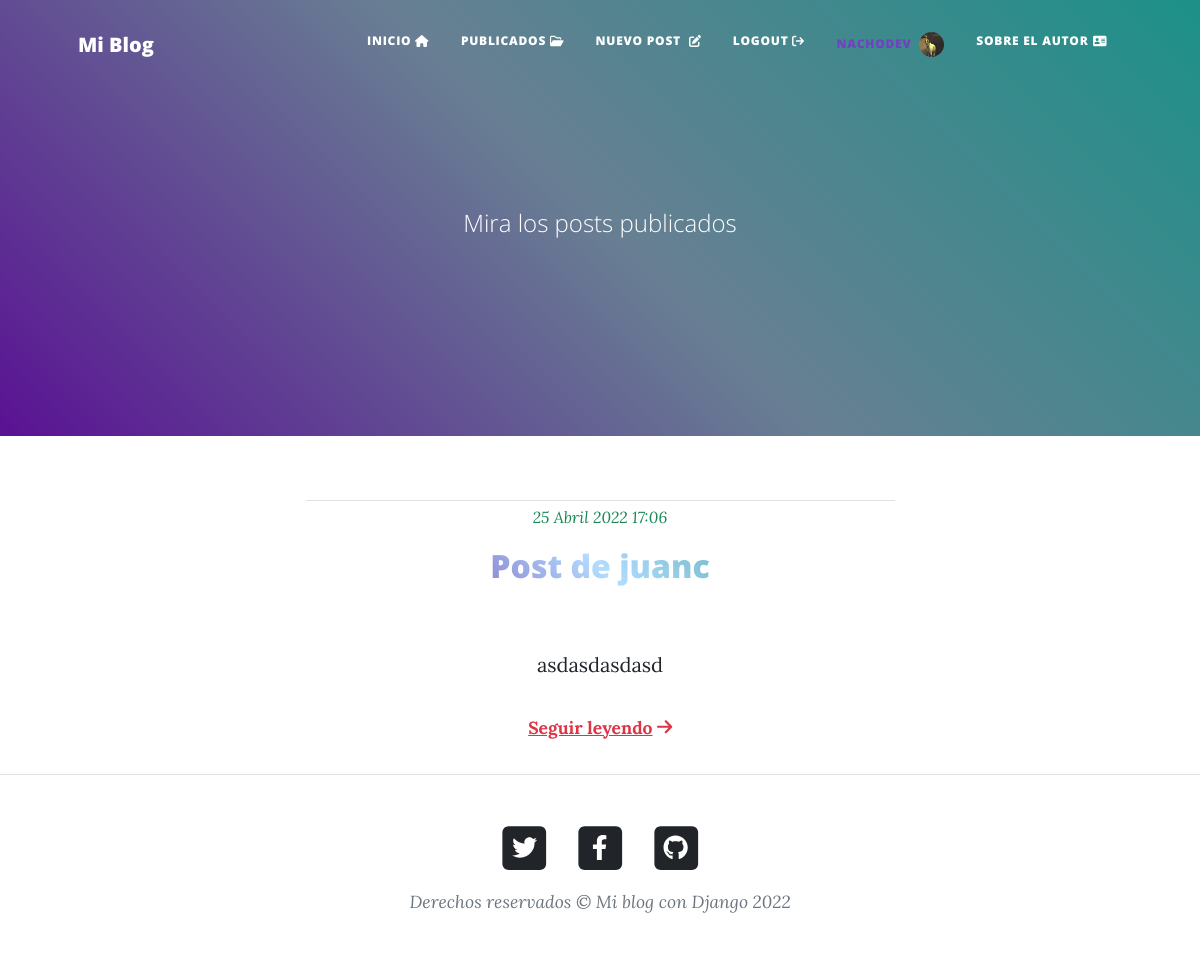
Page /posts/publicados/ (signed in) on the committed database.
### appblog/models.py (models this page shows, shortened)
class Posteos_nuevos(models.Model):
    id = models.AutoField(primary_key=True)
    titulo = models.CharField(max_length=60)
    img = models.ImageField(null=True)
    post = RichTextField(blank=True, null=True)
    fecha = models.DateTimeField(auto_now_add=True)
    autor = models.ForeignKey(User, on_delete=models.CASCADE, default=1)

### appblog/views.py (the view)
# urls.py: path('posts/publicados/', Publicados, name='publicados'),
def Publicados(request):
    if request.user.is_authenticated:
        avatar = Avatar.objects.filter(usuario = request.user)
        if len(avatar) > 0:
            imagen = avatar[0].img.url
        else:
            imagen = ''
    else:
        imagen = ''
    posts = Posteos_nuevos.objects.all().order_by('-fecha')
    if request.method == 'GET':
        buscar = request.GET.get('buscar')
        if buscar:
            posts = Posteos_nuevos.objects.filter(titulo__icontains=buscar)
    return render(request, 'appblog/publicados.html', {'posts': posts, 'imagen': imagen})

### appblog/templates/appblog/publicados.html (shortened to what this page needs)
{% extends 'appblog/base.html' %}
{% block masthead %}
<header class="masthead " style="background: rgb(149,0,255);
background: linear-gradient(45deg, rgba(149,0,255,1) 0%, rgba(178,220,255,1) 50%, rgba(26,255,233,1) 100%);">
  <div class="container position-relative px-4 px-lg-5">
      <div class="row gx-4 gx-lg-5 justify-content-center">
          <div class="col-md-10 col-lg-8 col-xl-7">
              <div class="site-heading">
                {% if posts %}
                  <h1 class="text-white">{{Posteos_nuevos.count}}</h1>   <span class="subheading">Mira los posts publicados</span>
                  {% else %}
                <span class="subheading">No hay posteos aún...</span>
                {% endif %}
              </div>
            </div>
      </div>
  </div>
</header>
{% endblock masthead %}
{% block contenido_inicio %}
{% for post in posts %}
<div class="text-center border-top mt-3">
  <span class="fs-6 text-success fst-italic">{{post.fecha}}</span>
  <h2 style="word-break: break-word   background: rgb(149,0,255);
  background: linear-gradient(45deg, rgb(91,22,148) 0%, rgba(178,220,255,1) 50%, rgb(38,144,139) 100%);
  background-size: 100%;
  background-repeat: repeat;
  -webkit-background-clip: text;
  -webkit-text-fill-color: transparent;
  -moz-background-clip: text;
  -moz-text-fill-color: transparent;" class="mt-3">{{post.titulo|safe}}</h2>
  <p style="word-break: break-word; overflow: hidden;  " class="text-start">{{ post.post|safe|slice:"800" }}</p>
  <p class="text-center">
    <small>
      <a class="text-danger" style="font-weight:bold " href="{{post.id}}/">Seguir leyendo<i class="fa-solid fa-arrow-right ms-1"></i
        ></a>
    </small>
  </p>
</div>
{% endfor %}
{% endblock %}

### appblog/templates/appblog/components/navbar.html (shortened to what this page needs)
<nav class="navbar navbar-expand-lg navbar-light" id="mainNav">
  <div class="container px-4 px-lg-5">
    <a class="navbar-brand" href="{% url 'inicio'%}">Mi Blog</a>
    <div class="collapse navbar-collapse" id="navbarResponsive">
      <ul class="navbar-nav ms-auto py-4 py-lg-0">
        <li class="nav-item">
          <a class="nav-link px-lg-3 py-3 py-lg-4" href="{% url 'inicio'%}"
            >Inicio<i class="fa-solid fa-house ms-1"></i
          ></a>
        </li>
        <li class="nav-item">
          <a class="nav-link px-lg-3 py-3 py-lg-4" href="{% url 'publicados'%}"
            >Publicados<i class="fa-regular fa-folder-open ms-1"></i
          ></a>
        </li>
        {% if request.user.is_authenticated %}
        <li class="nav-item">
          <a class="nav-link px-lg-3 py-3 py-lg-4" href="{% url 'nuevo_post'%}"
            >Nuevo post <i class="fa-solid fa-pen-to-square ms-1"></i
          ></a>
        </li>
        <li class="nav-item">
          <a class="nav-link px-lg-3 py-3 py-lg-4" href="{% url 'logout'%}"
            >Logout<i class="fa-solid fa-arrow-right-from-bracket ms-1"></i
          ></a>
        </li>
        {% endif %}
        {% if request.user.is_authenticated %}
        <li class="nav-item">
          <a
            href="{% url 'perfil'  %}"
            class="nav-link px-lg-3 py-1 py-lg-4"
            style="color: #6f42c1"
            >{{user.username}} {% if imagen %}
            <img
              class="ms-1"
              src="{{imagen}}"
              alt="avatar"
              style="width: 25px; height: 25px; border-radius: 50%"
            />{% endif %}
          </a>
        </li>
        {% endif %}
        <li class="nav-item">
          <a class="nav-link px-lg-3 py-3 py-lg-4" href="{% url 'sobre_mi'%}"
            >Sobre el autor<i class="fa-solid fa-address-card ms-1"></i
          ></a>
        </li>
      </ul>
    </div>
  </div>
</nav>

### rows in the picture
Posteos_nuevos: fecha "25 Abril 2022 17:06", titulo "Post de juanc", post "asdasdasdasd"

### other values in the picture
{{ user.username }} "NACHODEV"
